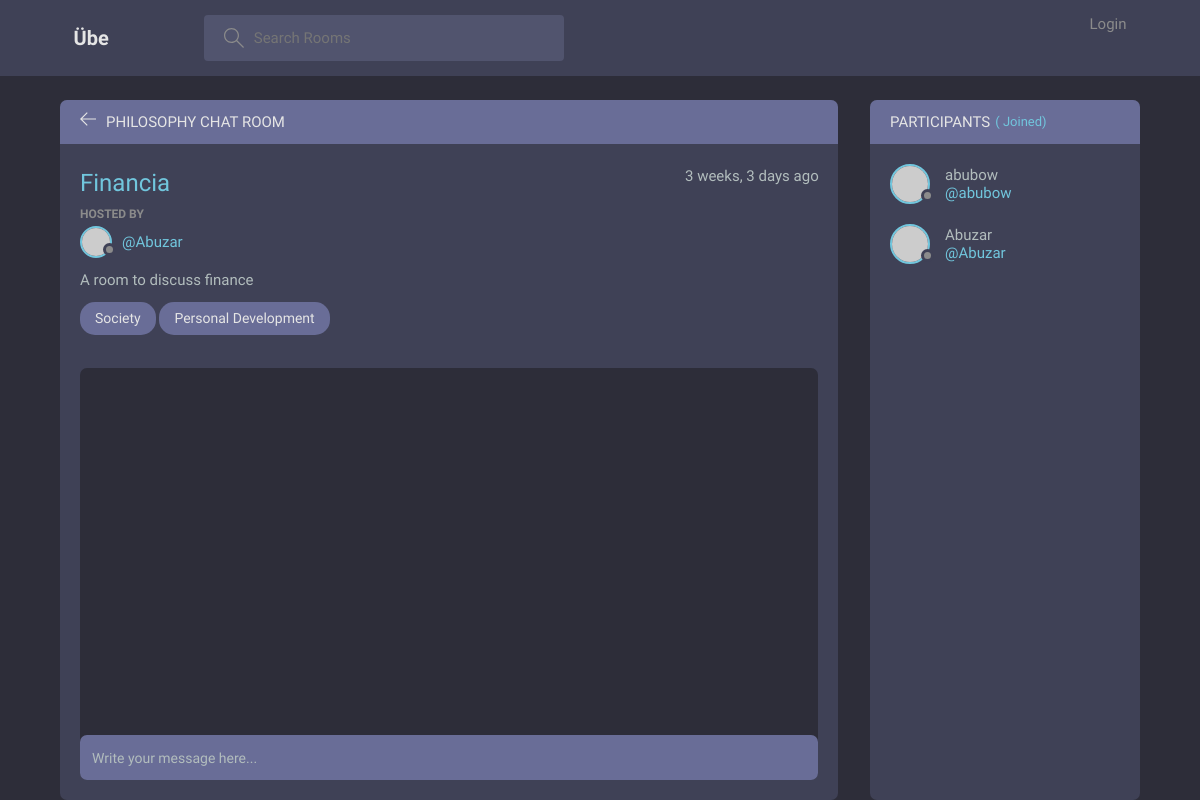
Page /room/finance/ on the earlier database version.
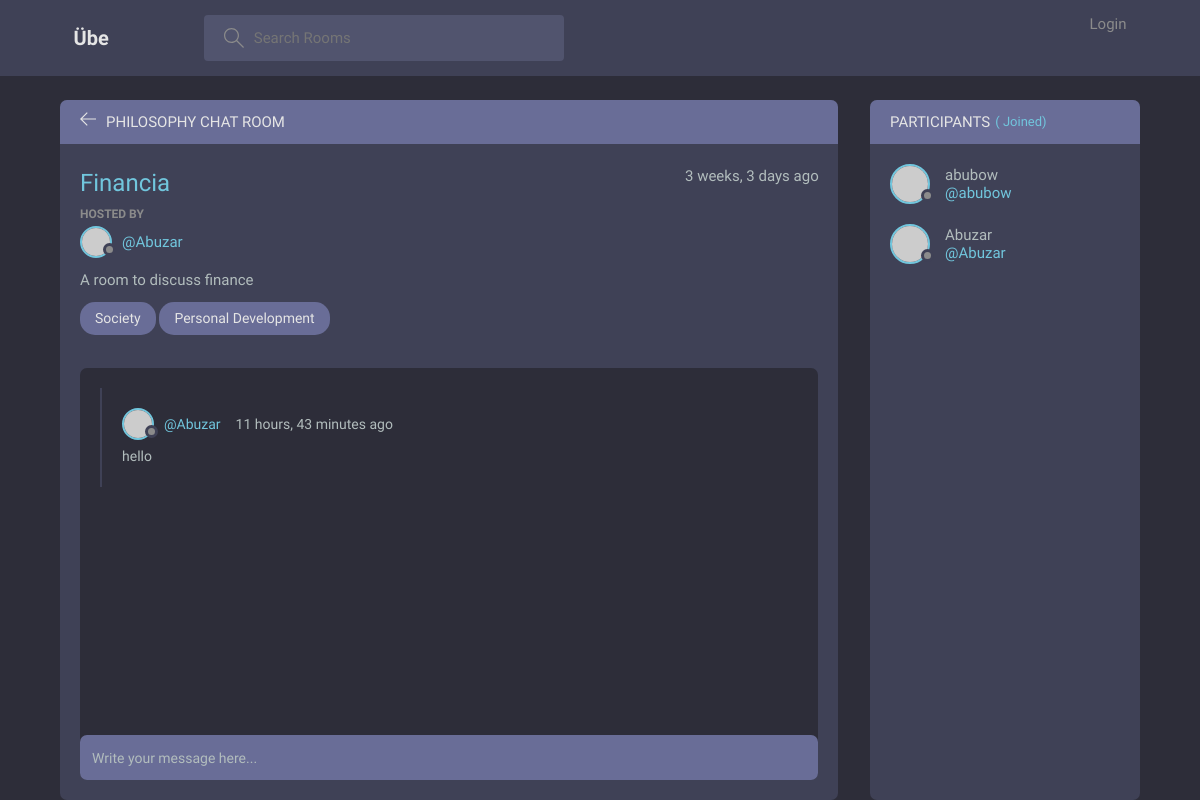
Same page on the later database version.
### base/models.py (models this page shows, shortened)
class Topic(models.Model):
    id = models.AutoField(primary_key=True)
    name = models.CharField(max_length=50)
    description = models.CharField(max_length=200)
    link = models.CharField(max_length=50)
    def __str__(self):
        return self.name

class Message(models.Model):
    user = models.ForeignKey(User, on_delete=models.CASCADE)
    room = models.ForeignKey(Room, on_delete=models.CASCADE)
    message = models.TextField()
    updated = models.DateTimeField(auto_now=True)
    created = models.DateTimeField(auto_now_add=True)
    class Meta:
        ordering = ['-updated', '-created']

### base/views.py (the view, shortened to what this page needs)
# urls.py: path('room/<str:pk>/', views.room, name='room'),
def room(request, pk):
    room = Room.objects.get(link=pk)
    room_messages = room.message_set.all().order_by('-created')
    participants = room.participants.all()
    context = {
        'room_messages': room_messages,
        'participants': participants,
        'room': room,
    }
    return render(request, 'base/room.html', context)

### base/templates/base/room.html (shortened to what this page needs)
{% extends 'main.html' %} {% block content %}
<main class="profile-page layout layout--2">
	<div class="container">
		<div class="room">
			<div class="room__top">
				<div class="room__topLeft">
					<a href="{% url 'home' %}">
						<svg
							version="1.1"
							xmlns="http://www.w3.org/2000/svg"
							width="32"
							height="32"
							viewBox="0 0 32 32">
							<title>arrow-left</title>
							<path
								d="M13.723 2.286l-13.723 13.714 13.719 13.714 1.616-1.611-10.96-10.96h27.625v-2.286h-27.625l10.965-10.965-1.616-1.607z"></path>
						</svg>
					</a>
					<h3>Philosophy Chat Room</h3>
				</div>
			</div>
			<div class="room__box scroll">
				<div class="room__header scroll">
					<div class="room__info">
						<h3>{{room.name}}</h3>
						<span>{{room.created|timesince}} ago</span>
					</div>
					<div class="room__hosted">
						<p>Hosted By</p>
						<a
							href="{% url 'profile' room.host.id %}"
							class="room__author">
							<div class="avatar avatar--small">
								<img
									src="https://randomuser.me/api/portraits/men/37.jpg" />
							</div>
							<span>@{{room.host.username}}</span>
						</a>
					</div>
					<div class="room__details">{{room.description}}</div>
					{%for topic in room.topics.all|slice:":3"%}
					<span class="room__topics"> {{topic}} </span>
					{%endfor%}
				</div>
				<div class="room__conversation">
					<div class="threads scroll">
						{%for message in room_messages%}
						<div class="thread">
							<div class="thread__top">
								<div class="thread__author">
									<a
										href="{% url 'profile' message.user.id %}"
										class="thread__authorInfo">
										<div class="avatar avatar--small">
											<img
												src="https://randomuser.me/api/portraits/men/37.jpg" />
										</div>
										<span>@{{message.user.username}}</span>
									</a>
									<span class="thread__date"
										>{{message.created|timesince}} ago</span
									>
								</div>
							</div>
							<div class="thread__details">
								{{message.message|linebreaks}}
							</div>
						</div>
						{%endfor%}
					</div>
				</div>
			</div>
			<div class="room__message">
				<form
					action=""
					method="POST">
					<input
						type="text"
						name="message"
						placeholder="Write your message here..." />
				</form>
			</div>
		</div>
		<div class="participants">
			<h3 class="participants__top">
				Participants
				<span
					>(
					Joined)</span
				>
			</h3>
			<div class="participants__list scroll">
				{% for user in participants %}
				<a
					href="{% url 'profile' user.username %}"
					class="participant">
					<div class="avatar avatar--medium">
						<img
							src="https://randomuser.me/api/portraits/men/37.jpg" />
					</div>
					<p>
						{{ user.username }}
						<span>@{{ user.username }}</span>
					</p>
				</a>
				{% endfor %}
			</div>
		</div>
	</div>
</main>
{% endblock content %}

Differences in the rows shown:
added Message: user.username "Abuzar", created "11 hours, 43 minutes", message "hello"
